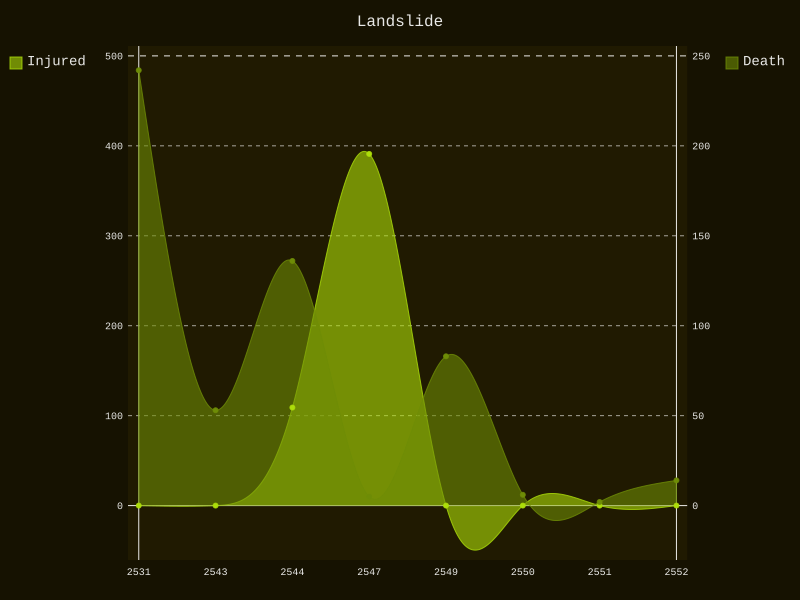

Write the Python code that produced this figure.
import numpy as np
import matplotlib.pyplot as plt
import pandas as pd
import pygal
from pygal.style import DarkGreenStyle

data = pd.read_csv('Landslide.csv')
print(data)

#get data injured to list
injured = data.INJURED
list_injured = []
for i in injured:
    list_injured.append(i)
print(list_injured)

#get data death to list
death = data.DEATH
list_death = []
for i in death:
    list_death.append(i)
print(list_death)

#get data damaged to list
damage = data.DAMAGED
list_damage = []
for i in damage:
    list_damage.append(i)
print(list_damage)

#get data year to list
year = data.YEAR
list_year = []
for i in year:
    list_year.append(i)
print(list_year)

chart = pygal.Line(title=u'Landslide', secondary_range=(0, 250, 50), fill=True, interpolate='cubic', style=DarkGreenStyle)
chart.x_labels = map(int, list_year)
chart.y_labels = map(int, range(0, 600, 100))
chart.add('Injured', list_injured)
chart.add('Death', list_death, secondary=True)
chart.render_to_file("Landslide.svg")
#Show Graph Chart_XY
